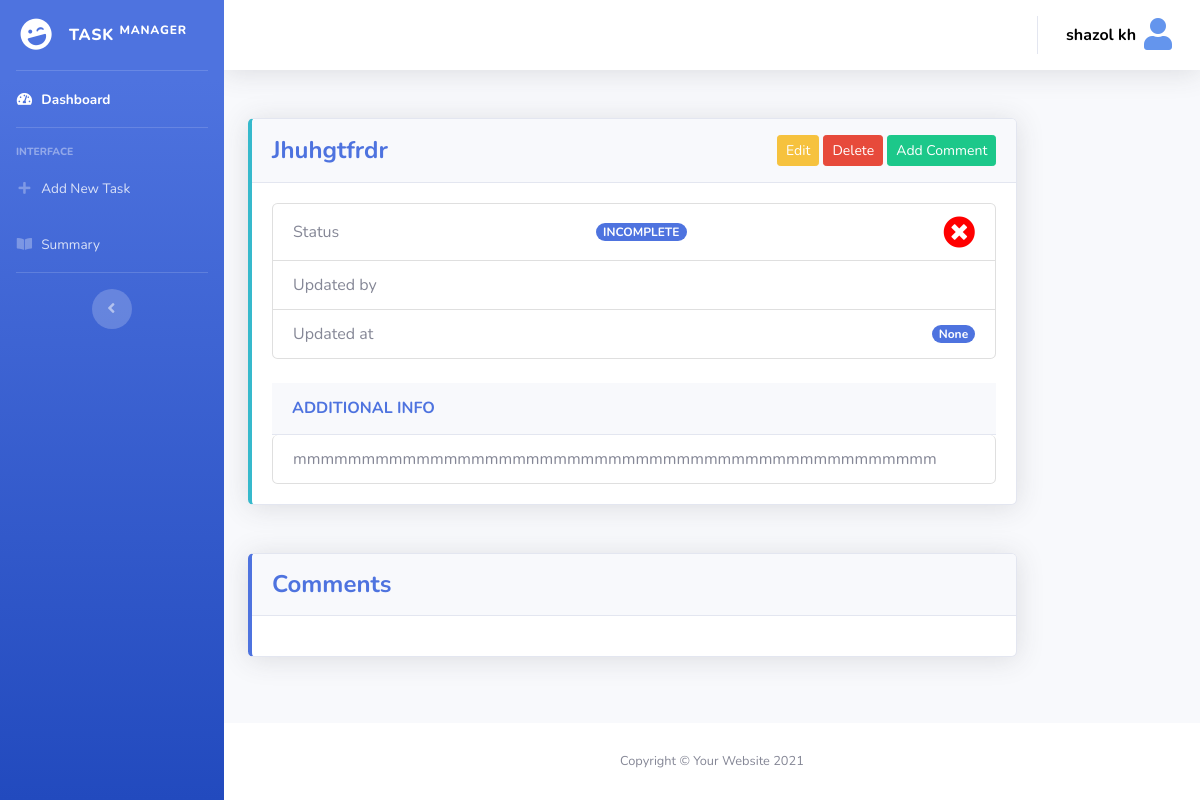
The app's page /task/single/3 (signed in), older data.
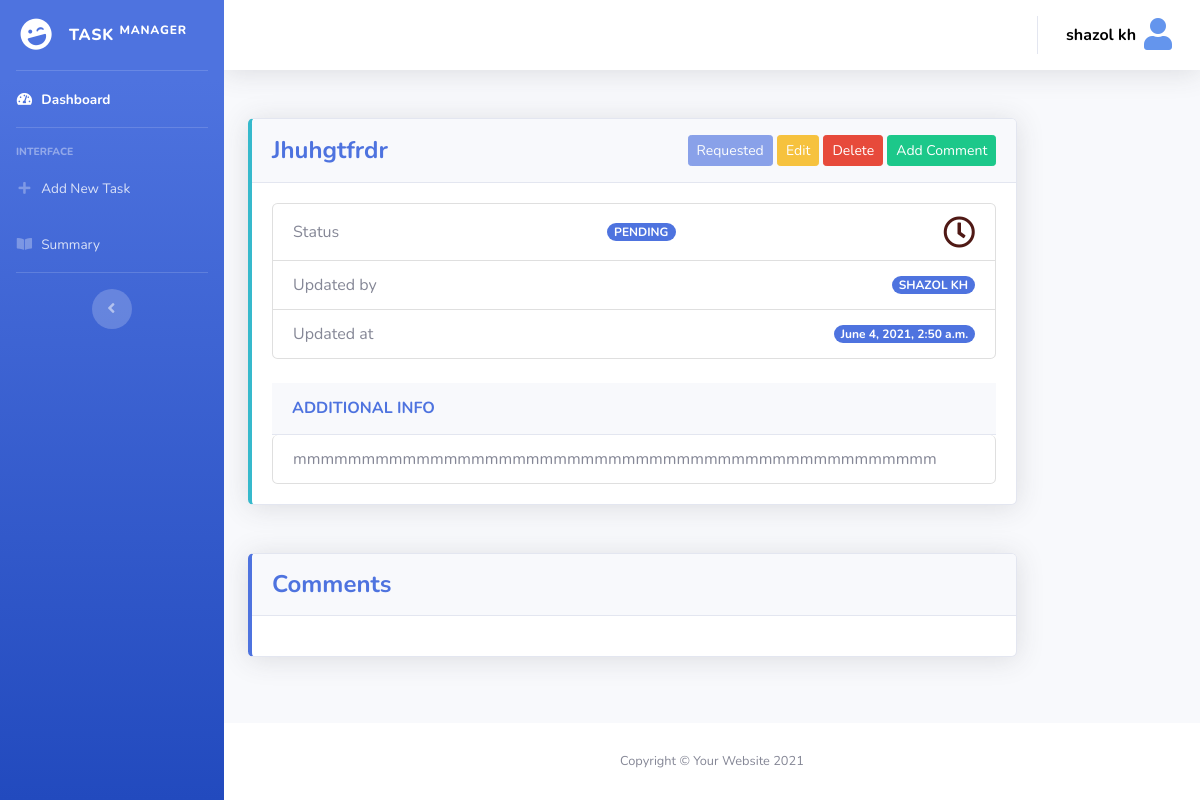
The same page, newer data.
### task_manager/models.py (models this page shows, shortened)
class Task(models.Model):
    task_name = models.CharField(max_length=255)
    STATUS_TYPE = (
        ('complete', 'Complete'),
        ('incomplete', 'Incomplete'),
        ('outstanding', 'Outstanding'),
        ('no_status', 'No Status'),
        ('pending', 'Pending'),
    )
    status = models.CharField(max_length=255, choices=STATUS_TYPE, null=True, blank=True)
    updated_at = models.DateTimeField(auto_now_add=False, null=True, blank=True)
    updated_by = models.ForeignKey(User, on_delete=models.CASCADE, null=True, blank=True)
    additional_info = models.TextField(null=True, blank=True)

### task_manager/views.py (the view, shortened to what this page needs)
# urls.py: path('single/<str:pk>', SingleTask, name='single-task'),
@login_required(login_url='login')
def SingleTask(request, pk):
    data = Task.objects.get(id=pk)
    try:
        approval = ApprovalRequest.objects.filter(task_id=pk).first()
    except:
        approval = 0
    commen = Comment.objects.filter(task_id=pk)
    page = request.GET.get('page', 1)
    paginator = Paginator(commen, 4)
    try:
        comments = paginator.page(page)
    except PageNotAnInteger:
        comments = paginator.page(1)
    except EmptyPage:
        comments = paginator.page(paginator.num_pages)
    context = {
        'data': data,
        'comments': comments,
        'approval': approval,
    }
    return render(request, 'task_manager/singleTask.html', context)

### templates/task_manager/singleTask.html (shortened to what the changed rows need)
{% extends 'task_manager/common/dashboard_base.html' %}
{% block dasboard_content %}
    <div class="container-fluid">
        <div class="row">
            <div class="col-xl-10 col-lg-10">
                <div class="card border-left-info shadow mb-4">
                    <div class="card-header py-3 d-flex flex-row align-items-center justify-content-between">
                        <h4 class="m-0 font-weight-bold text-primary">{{ data.task_name|title }}</h4>
                        <div class="dropdown no-arrow">
                            {% if data.status == 'pending' %}
                                {% if approval != 0 %}
                                    {% if approval.user != request.user %}
                                        {% if approval.approved == False %}
                                            <a href="{% url 'approve' data.id %}"
                                               class="btn btn-info btn-sm btn-success">
                                                Approve
                                            </a>
                                        {% endif %}
                                        {% else %}
                                        <button type="button" class="btn btn-sm btn-primary" disabled>Requested</button>
                                    {% endif %}
                                {% endif %}
                            {% endif %}
                            <a href="#" class="btn btn-info btn-sm btn-warning" data-toggle="modal"
                               data-target="#edittaskmodal">
                                Edit
                            </a>
                            <a href="#" class="btn btn-info btn-sm btn-danger" data-toggle="modal"
                               data-target="#deletetaskmodal">
                                Delete
                            </a>
                            <a href="#" class="btn btn-sm btn-success" data-toggle="modal"
                               data-target="#addcommentmodal">
                                Add Comment
                            </a>
                        </div>
                    </div>
                    <div class="card-body">
                        <ul class="list-group">
                            <li class="list-group-item d-flex justify-content-between align-items-center">
                                Status <span
                                    class="badge badge-primary badge-pill">{{ data.get_status_display|upper }}</span>
                                {% if data.status == 'complete' %}
                                    <i class="fas fa-check-circle fa-2x" style="color: green"></i>
                                {% elif data.status == 'incomplete' %}
                                    <i class="fas fa-times-circle fa-2x" style="color: red"></i>
                                {% elif data.status == 'outstanding' %}
                                    <i class="fas fa-exclamation-triangle fa-2x" style="color: yellow"></i>
                                {% elif data.status == 'no_status' %}
                                    <i class="fas fa-power-off fa-2x"></i>
                                {% elif data.status == 'pending' %}
                                    <i class="far fa-clock fa-2x" style="color: #4f1915"></i>
                                {% endif %}
                            </li>
                            <li class="list-group-item d-flex justify-content-between align-items-center">
                                Updated by
                                <span class="badge badge-primary badge-pill">{{ data.updated_by.first_name|upper }}</span>
                            </li>
                            <li class="list-group-item d-flex justify-content-between align-items-center">
                                Updated at
                                <span class="badge badge-primary badge-pill">{{ data.updated_at }}</span>
                            </li>
                        </ul>
                        <br>
                        <ul class="list-group">
                            <li class="list-group-item d-flex justify-content-between align-items-center">
                                <h7>
                                    {{ data.additional_info }}
                                </h7>
                            </li>
                        </ul>
                    </div>
                </div>
            </div>
        </div>
    </div>
{% endblock %}

Row changes from the older to the newer data that the page shows:
changed Task "Jhuhgtfrdr": status "INCOMPLETE" → "PENDING"; updated_by.first_name (not shown) → "SHAZOL KH"; updated_at "None" → "June 4, 2021, 2:50 a.m."
Text that changed along with them:
text now shown: "Requested"
